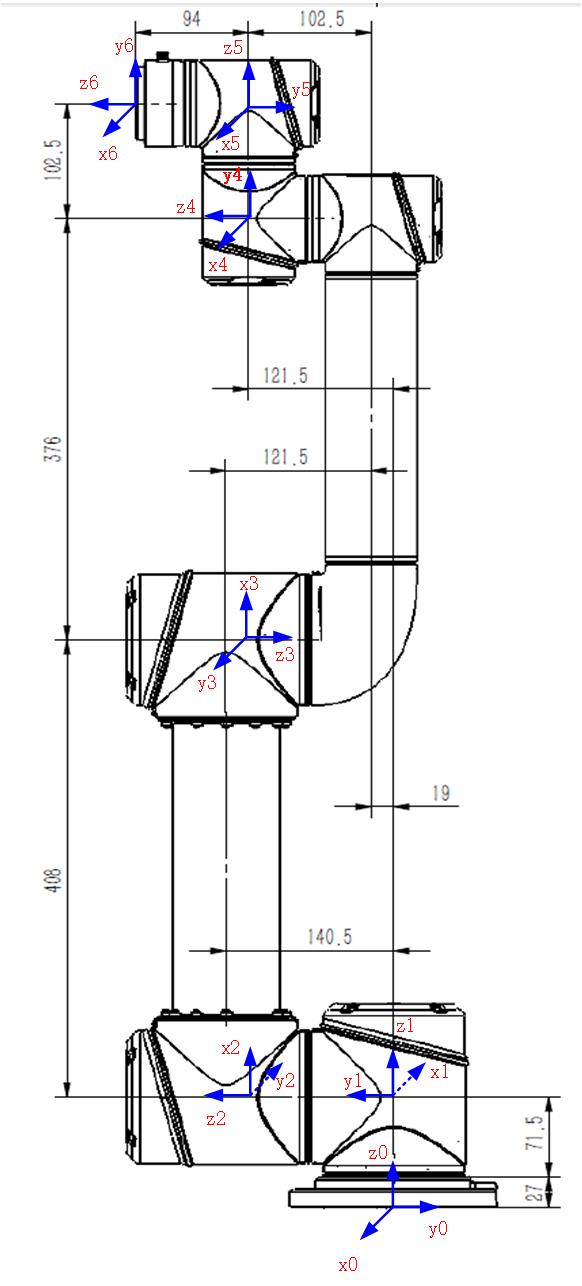
#> input picture aubo/aubo_description/resources/DH model.jpg, 582 x 1286 px, given in place of the camera
$ python HSV_Threshold.py
#> lines starting #> are read from the running program, lines starting #| are printed output that depends on the picture; after the words box and inside, x2 and y2 are one past the last pixel; in counts of white or black regions, pixels touching at a corner belong together
#!/usr/bin/env python3
# coding=utf-8
#1.编译器声明和2.编码格式声明
#1:为了防止用户没有将python3安装在默认的/usr/bin目录，系统会先从env(系统环境变量)里查找python3的安装路径，再调用对应路径下的解析器完成操作
#2:Python3.X 源码文件默认使用utf-8编码，可以正常解析中文，一般而言，都会声明为utf-8编码

import cv2 #引用opencv功能包
import numpy as np #引用数组功能包

#调阈值回调函数
def callback(object):
    pass

#创建窗口
cv2.namedWindow('MyWindow')

#提示停止方法
print ('Showing camera. Press key "Q" to stop.')

cameraCapture = cv2.VideoCapture(0) #创建读取摄像头的类
succes, frame = cameraCapture.read() #读取第一帧图片，返回值为(是否成功读取， 图片)
#> frame is the input picture: shape (1286, 582, 3); mean B, G, R 238.6, 237.4, 237.6
frame = cv2.cvtColor(frame,cv2.COLOR_BGR2HSV)
#> frame: shape (1286, 582, 3); mean H, S, V 6.2, 2.8, 239
#创建画布、窗口、进度条
canvas = np.zeros((170, 600, 3), dtype=np.uint8) + 255 #创建画布放置阈值动态调节窗口
cv2.imshow("THRESHOLD",canvas)
cv2.createTrackbar("R_min","THRESHOLD",0,255,callback) #输入参数(参数名字，进度条附着窗口名字，进度条最小值，进度条最大值，回调函数)
#> slider 'R_min' is set to 51
cv2.createTrackbar("R_max","THRESHOLD",0,255,callback)
#> slider 'R_max' is set to 255
cv2.createTrackbar("G_min","THRESHOLD",0,255,callback)
#> slider 'G_min' is set to 51
cv2.createTrackbar("G_max","THRESHOLD",0,255,callback)
#> slider 'G_max' is set to 255
cv2.createTrackbar("B_min","THRESHOLD",0,255,callback)
#> slider 'B_min' is set to 51
cv2.createTrackbar("B_max","THRESHOLD",0,255,callback)
#> slider 'B_max' is set to 255
cv2.createTrackbar("kernel_width","THRESHOLD",1,20,callback)
cv2.createTrackbar("kernel_height","THRESHOLD",1,20,callback)

Quit=0 #是否继续运行标志位
while succes  and not Quit:
    keycode=cv2.waitKey(1)
#> (key Q is pressed here)
    if(keycode==ord('Q')): #如果按下“Q”键，停止运行标志位置1，调出while循环，程序停止运行
       Quit=1

    #进度条值赋值相关变量
    R_min = cv2.getTrackbarPos("R_min","THRESHOLD",) #获得进度条值
    G_min = cv2.getTrackbarPos("G_min","THRESHOLD",)
    B_min = cv2.getTrackbarPos("B_min","THRESHOLD",)
    R_max = cv2.getTrackbarPos("R_max","THRESHOLD",)
    G_max = cv2.getTrackbarPos("G_max","THRESHOLD",)
    B_max = cv2.getTrackbarPos("B_max","THRESHOLD",)
    kernel_width=cv2.getTrackbarPos("kernel_width","THRESHOLD",)
    kernel_height=cv2.getTrackbarPos("kernel_height","THRESHOLD",)
    if(kernel_width<1):kernel_width=1
    if(kernel_height<1):kernel_height=1

    #分别对RGB三通道进行二值化
    b, g ,r =cv2.split(frame)      #RGB通道分离
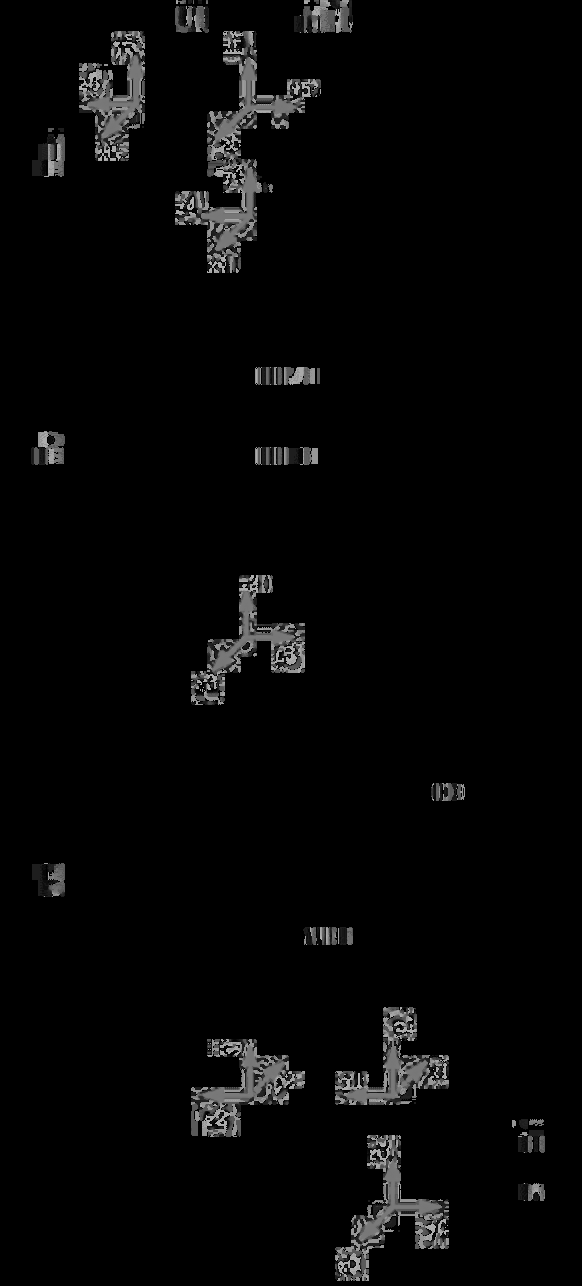
#> b: shape (1286, 582); min 0, max 179, mean 6.2
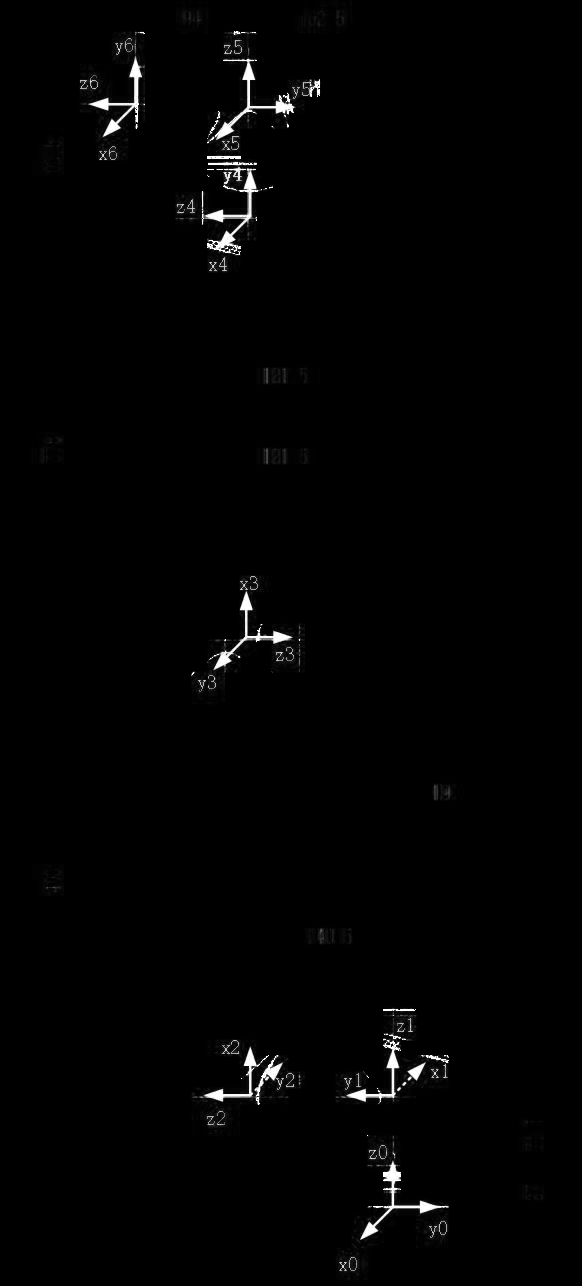
#> g: shape (1286, 582); min 0, max 255, mean 2.8
    #cv2.imshow('r', r)#通道R
    #cv2.imshow('g', g)#通道G
    #cv2.imshow('b', b)#通道B
    frame_threshold_B = cv2.inRange(b,B_min,B_max) #通道R二值化
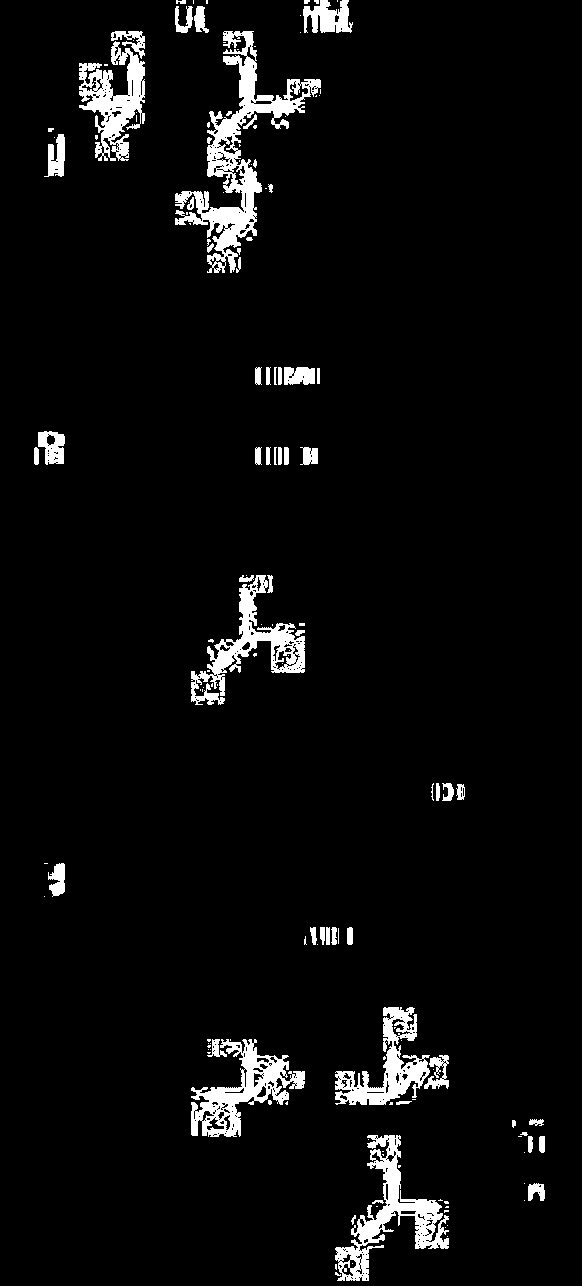
#> frame_threshold_B: shape (1286, 582); 4.7% white; 149 white regions (87 under 20 px), largest, box (x1, y1, x2, y2) and area: (175, 31, 321, 273) 7559, (335, 1135, 449, 1281) 4515, (191, 1039, 305, 1137) 4087
    frame_threshold_G = cv2.inRange(g,G_min,G_max) #通道G二值化
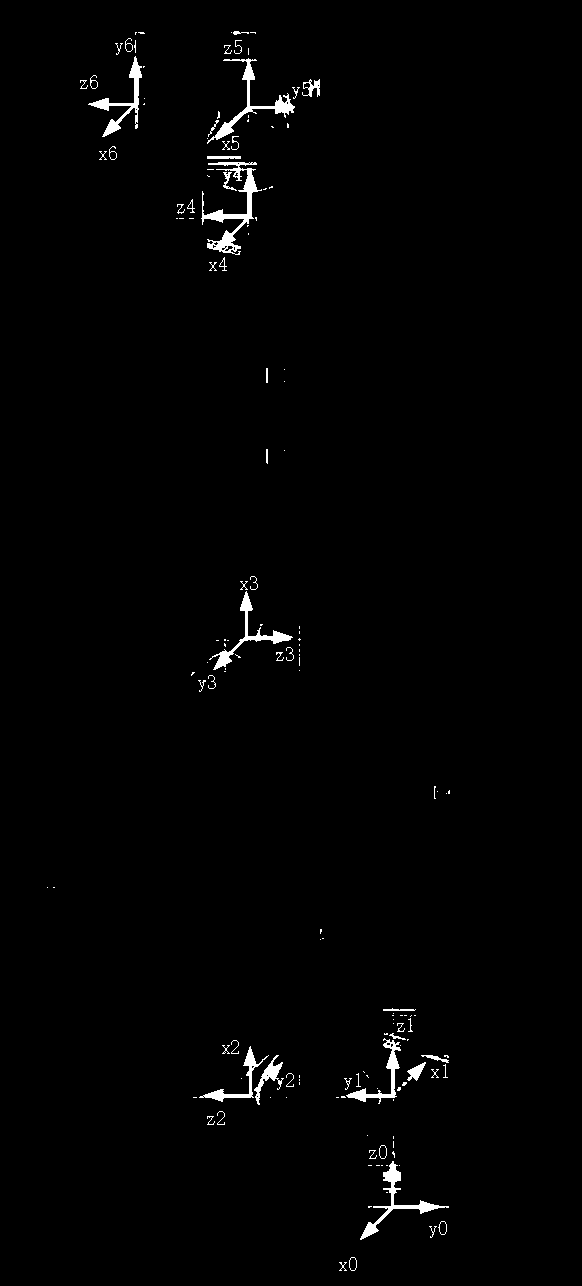
#> frame_threshold_G: shape (1286, 582); 1.2% white; 150 white regions (93 under 20 px), largest, box (x1, y1, x2, y2) and area: (201, 162, 262, 255) 1366, (207, 58, 295, 144) 947, (360, 1161, 449, 1240) 915
    frame_threshold_R = cv2.inRange(r,R_min,R_max) #通道B二值化
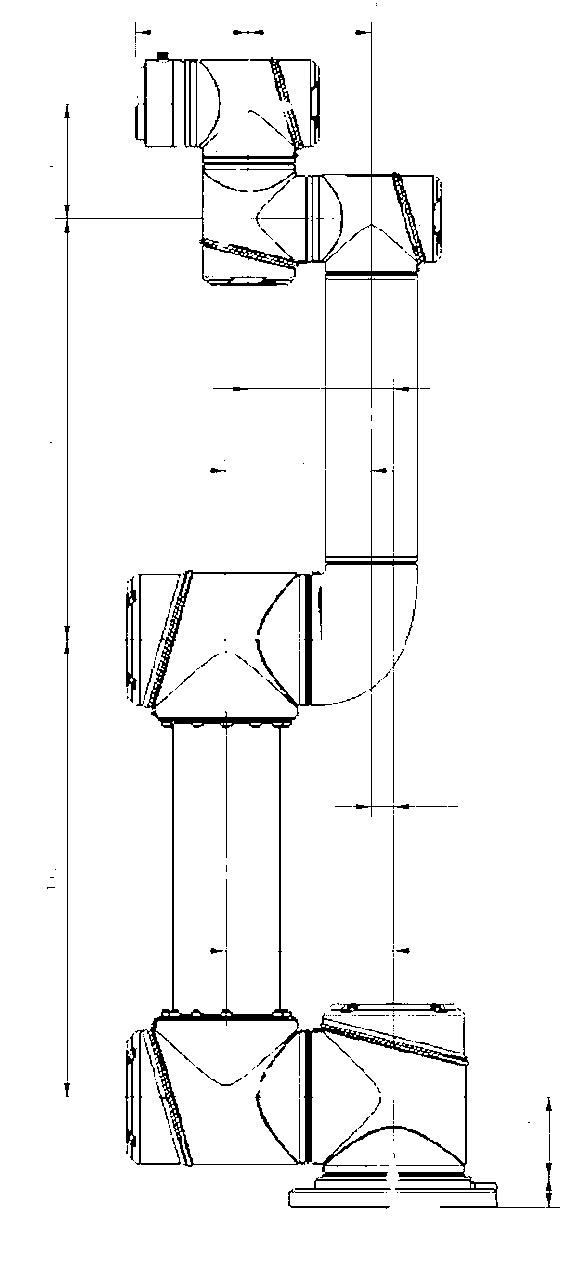
#> frame_threshold_R: shape (1286, 582); 96% white; 195 black regions (134 under 20 px), largest, box (x1, y1, x2, y2) and area: (135, 570, 545, 1208) 12544, (55, 22, 442, 1081) 10954, (125, 576, 137, 703) 570
    #cv2.imshow('frame_threshold_R', frame_threshold_R)#窗口显示二值化后的通道R
    #cv2.imshow('frame_threshold_G', frame_threshold_G)#窗口显示二值化后的通道G
    #cv2.imshow('frame_threshold_B', frame_threshold_B)#窗口显示二值化后的通道B

    #3通道二值化结果相与
    Binary_RGB_AND = cv2.bitwise_and(frame_threshold_R, frame_threshold_G) #相与
#> Binary_RGB_AND: shape (1286, 582); 0.94% white; 164 white regions (111 under 20 px), largest, box (x1, y1, x2, y2) and area: (203, 170, 257, 250) 848, (360, 1161, 440, 1240) 791, (215, 58, 295, 140) 778
    frame_binary_manual = cv2.bitwise_and(Binary_RGB_AND, frame_threshold_B)#最终结果
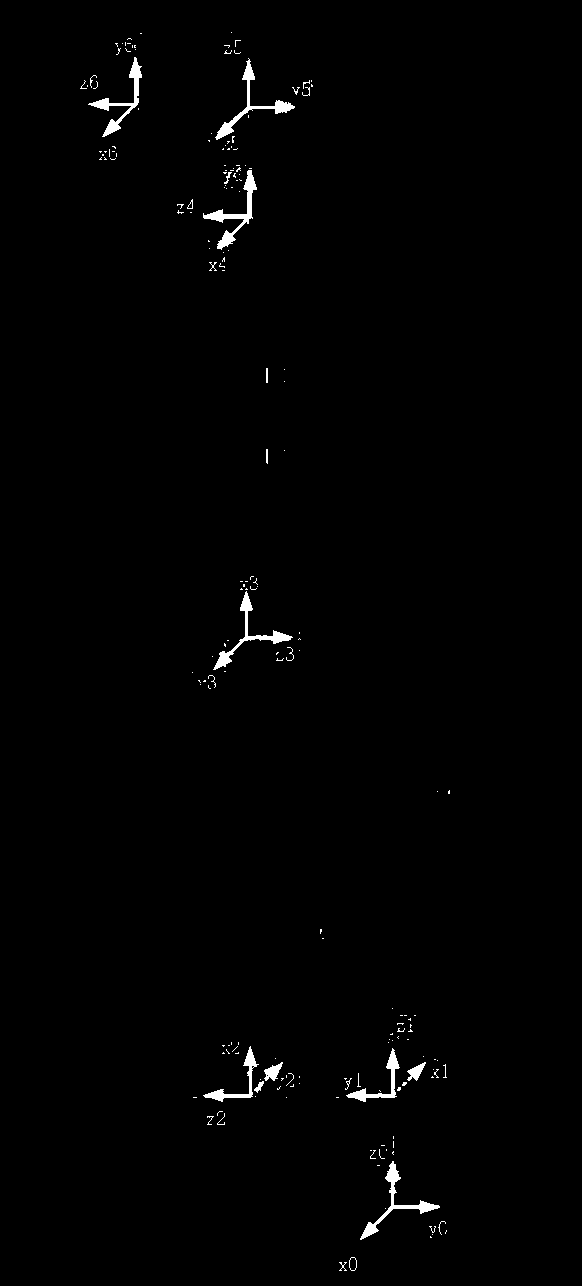
#> frame_binary_manual: shape (1286, 582); 0.88% white; 190 white regions (164 under 20 px), largest, box (x1, y1, x2, y2) and area: (203, 170, 257, 250) 848, (360, 1161, 440, 1240) 791, (215, 58, 295, 140) 778
    #cv2.imshow('frame_binary_manual', frame_binary_manual) #窗口显示彩色图像手动二值化结果

    #直接对RGB图像进行二值化
    lower_rgb = np.array([B_min, G_min, R_min]) #注意这里是BGR,
    upper_rgb = np.array([B_max, G_max, R_max]) #因为opencv读取图片的默认像素排列是BGR
    frame_binary = cv2.inRange(frame,lower_rgb,upper_rgb) #使用数组进行图像二值化

    #创建膨胀腐蚀核并进行膨胀腐蚀
    kernel = cv2.getStructuringElement(cv2.MORPH_RECT, (kernel_width, kernel_height))
    frame_binary_DE = cv2.erode(frame_binary, kernel)
    frame_binary_DE = cv2.dilate(frame_binary_DE, kernel)
    frame_binary_DE = cv2.dilate(frame_binary_DE, kernel)
    frame_binary_DE = cv2.erode(frame_binary_DE, kernel)

    #cv2.imshow('MyWindow', frame) #窗口显示原图
    #cv2.imshow('frame_binary', frame_binary)#窗口显示对RGB图像进行二值化的结果
    cv2.imshow('frame_binary_DE', frame_binary_DE)#窗口显示膨胀腐蚀结果

    succes, frame = cameraCapture.read() #循环读取摄像头
    frame = cv2.cvtColor(frame,cv2.COLOR_BGR2HSV)
if succes==0: #提示由于摄像头读取失败停止程序
    print ('Camera disconnect !')
print ('Quitted!') #提示程序已停止
cv2.destroyAllWindows() #程序停止前关闭所有窗口
cameraCapture.release #程序停止前关闭摄像头调用

$ run again, on aubo/aubo_description/resources/ip_set_up.jpg
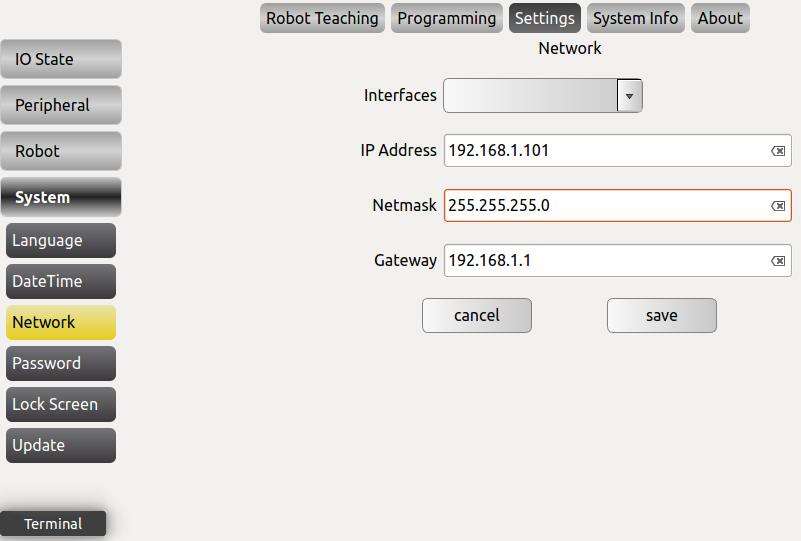
#> input picture aubo/aubo_description/resources/ip_set_up.jpg, 801 x 541 px, given in place of the camera
#> frame is the input picture: shape (541, 801, 3); mean B, G, R 222.6, 225, 226.2
#> frame: shape (541, 801, 3); mean H, S, V 28.2, 6.6, 226.7
#> `frame_threshold_B = cv2.inRange(b,B_min,B_max)`:
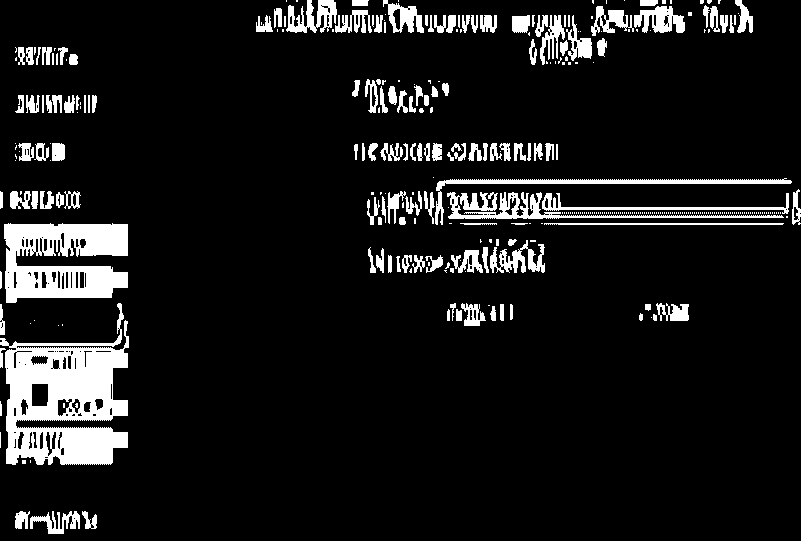
#> frame_threshold_B: shape (541, 801); 9.9% white; 350 white regions (207 under 20 px), largest, box (x1, y1, x2, y2) and area: (0, 303, 129, 465) 11353, (4, 223, 128, 303) 6880, (447, 192, 784, 219) 2231
#> frame_threshold_G: shape (541, 801); 2.3% white; 423 white regions (337 under 20 px), largest, box (x1, y1, x2, y2) and area: (6, 305, 117, 341) 3882, (444, 189, 792, 224) 1499, (56, 515, 64, 528) 62
#> frame_threshold_R: shape (541, 801); 99.3% white; black in thin lines or dots
#> Binary_RGB_AND: shape (541, 801); 1.7% white; 474 white regions (452 under 20 px), largest, box (x1, y1, x2, y2) and area: (6, 305, 117, 341) 3751, (444, 189, 792, 224) 1499, (56, 515, 64, 528) 62
#> `frame_binary_manual = cv2.bitwise_and(Binary_RGB_AND, frame_threshold_..`:
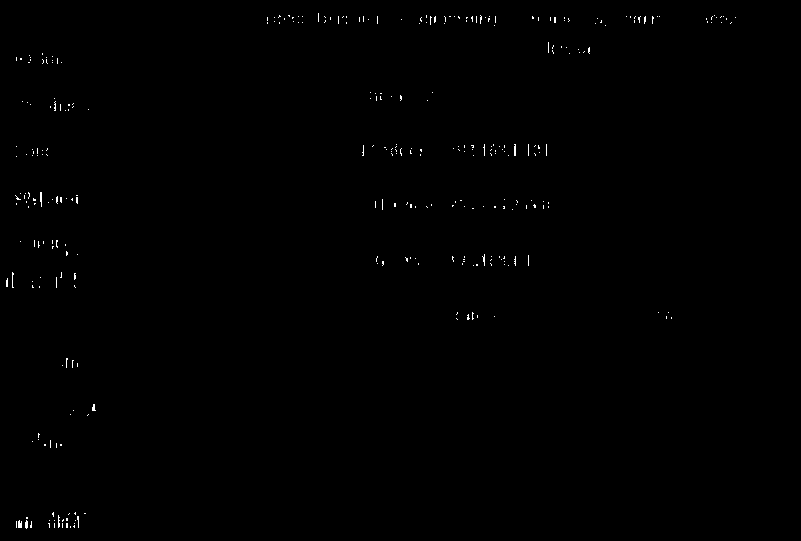
#> frame_binary_manual: shape (541, 801); 0.3% white in thin lines or dots, all inside (x1, y1, x2, y2) = (6, 13, 736, 529)
